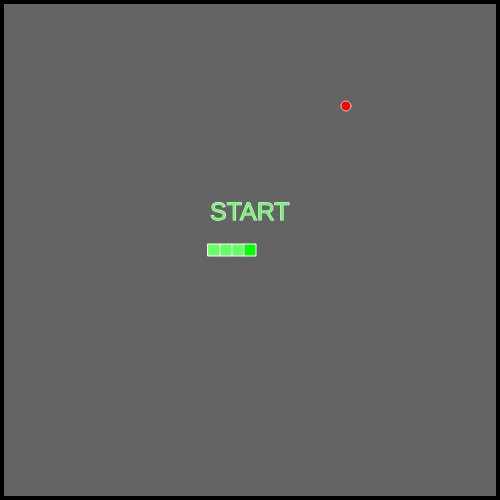
Frame 1 (no input)
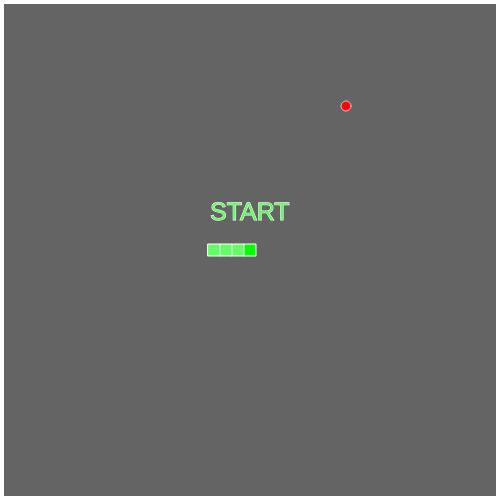
Frame 60 (no input)
Frame 120 (the mouse pressed at the canvas centre since frame 60): identical to frame 60, image omitted

The p5.js sketch that drew these frames (run headless with seeded random() and noise() and a simulated clock; from frame 60 on, the mouse is pressed at the canvas centre):

// p5.js sketch
// ── sketch.js
// implementation of snake game, the snake can only move in a cardinal direction on a pseudo grid, uses a queue system to store up to 2 valid movement commands, which are executed as soon as they can be
// snakeSize must be an integer multiple of speed

var playArea = 500;
var speed = 4;
var snakeSize = 12;
var iniTailLength = 3;

var win = false;
var start = true;

var wallSize;
var foodx;
var foody;
var s;
var up;
var down;
var left;
var right;

function setup() {

  createCanvas(playArea, playArea);
  if (playArea % snakeSize == 0){
    wallSize = snakeSize
  } else {
    wallSize = (playArea % snakeSize)/2
  }

  up = createVector(0, -1)
  down = createVector(0, +1)
  left = createVector(-1, 0)
  right = createVector(+1, 0)
  s = new Snake()
  s.createTail(iniTailLength)
  makeFood()
}

function draw() {
  
  translate(width / 2, height / 2)
  rectMode(CENTER)
  background(100, 100, 100);
  strokeWeight(2*wallSize)

  noFill()
  rect(0, 0, width, height)
  strokeWeight(1)
  stroke(255)

  stroke(200)
  fill(255,0,0)
  ellipse(foodx, foody, snakeSize-2, snakeSize-2)
  
  stroke(255)
  fill(0, 255, 0)
  rect(s.x, s.y, snakeSize, snakeSize);

  fill(100, 255, 100)
  s.tail.forEach((tail) =>
    rect(tail.x, tail.y, snakeSize, snakeSize)
  )

  if (s.alive == true) {
    s.update()
  } else if (win == true) {
    textSize(25)
    text("WIN", -40, -30)
  } else if (start == true) {
    textSize(25)
    text("START", -40, -30)
  } else {
    textSize(25)
    text("GAME OVER", -70, -30)
  }
  
}

function keyPressed() {

  if (key === 'w' || keyCode === UP_ARROW) {
    s.addToQueue(up)
  }
  if (key === 'a' || keyCode === LEFT_ARROW) {
    s.addToQueue(left)
  }
  if (key === 's' || keyCode === DOWN_ARROW) {
    s.addToQueue(down)
  }
  if (key === 'd' || keyCode === RIGHT_ARROW) {
    s.addToQueue(right)
  }
  if (key === ' ') {
    respawn()
  }
}

function mouseClicked() {
  
  respawn()
}

function makeFood(){
  
  function pickAsquare(){
    
    let cubeSpace = (playArea-2*wallSize)/snakeSize
    if (s.tail.length == cubeSpace*cubeSpace-2){
      win = true;
      s.alive = false;
      print("WIN!!!")
    }
    foodx = snakeSize*round(random(cubeSpace-1)-(cubeSpace)/2)
    foody = snakeSize*round(random(cubeSpace-1)-(cubeSpace)/2)
  }
  
  function checkSnake(){
    if (s.x == foodx && s.y == foody){
      return true
    }
    s.tail.forEach( tail => {
      if (tail.x == foodx && tail.y == foody) {
        return true
      }
    })
  }
  
  while (checkSnake != true || win==true) {
    pickAsquare();
    break
  }
  
}

function respawn() {
  
  if (s.alive == false) {
    start = false;
    s.x = 0;
    s.y = 0;
    s.queue = [];
    s.cdir = right;
    s.tail = [];
    s.createTail(iniTailLength)
    s.xspeed = 1;
    s.yspeed = 0;
    s.alive = true
    makeFood()
  }
}

function Snake() {
  
  this.x = 0;
  this.y = 0;
  this.cdir = right;
  this.ldir = createVector(0, 0);
  this.queue = [];
  this.xspeed = 1;
  this.yspeed = 0;
  this.alive = false;
  this.tail = [];
}

Snake.prototype.eat = function() {
  
  let tailEnd = this.tail.slice(-1)
  let newTailEnd = {
    x: tailEnd[0].x,
    y: tailEnd[0].y,
    cdir: createVector(0, 0),
    ndir: createVector(0, 0),
  }
  this.tail.push(newTailEnd)
}

Snake.prototype.createTail = function(num) {
  
  for (let i = 0; i < num; i++) {
    let tail = {
      x: -(i + 1) * snakeSize,
      y: 0,
      cdir: right,
      ndir: createVector(0, 0),
      sleep: false
    }
    s.tail.push(tail)
  }
}

Snake.prototype.amIeating = function(){
  
  if (this.x == foodx && this.y == foody){
    this.eat()
    makeFood()
  }
}
  
Snake.prototype.update = function() {

  this.amIdead()
  this.amIeating()

  this.x += speed * this.xspeed;
  this.y += speed * this.yspeed;

  for (let i = 0; i < this.tail.length; i++) {

    // this.tail[i].cdir = this.ldir
    this.tail[i].x += (speed * this.tail[i].cdir.x);
    this.tail[i].y += (speed * this.tail[i].cdir.y);
  }

  if (this.x % snakeSize == 0 && this.y % snakeSize == 0) {

    this.ldir = this.cdir;
    this.tail[0].ndir = this.cdir;
    if (this.queue.length > 0) {
      this.cdir = this.queue.shift();
      this.xspeed = this.cdir.x;
      this.yspeed = this.cdir.y;
    }

    for (let i = 0; i < this.tail.length; i++) {
      if (i < this.tail.length - 1) {
        this.tail[i + 1].ndir = this.tail[i].cdir;
      }
      this.tail[i].cdir = this.tail[i].ndir
    }
  }
}


Snake.prototype.amIdead = function() {

  if (this.x < (-width / 2) + wallSize ||
    this.x > (width / 2) - wallSize ||
    this.y < (-height / 2) + wallSize ||
    this.y > (height / 2) - wallSize) {
    this.alive = false
  }

  this.tail.forEach(tail => {
    if (this.x == tail.x && this.y == tail.y) {
      this.alive = false;
    }
  })
}

Snake.prototype.addToQueue = function(dir) {

  // if queue empty
  if (s.queue.length == 0) {

    // if new direction is not backwards or in same dir
    if (dir.copy().add(this.cdir).mag() != 0 &&
      dir != this.cdir) {
      s.queue.push(dir)
    }
  }

  // if 1 item in queue
  if (s.queue.length == 1) {

    // if new direction not backwards or in same dir compared to first item in queue
    if (dir != this.queue[0] && dir.copy().add(this.queue[0]).mag() != 0) {
      s.queue.push(dir)
    }
  }
}
